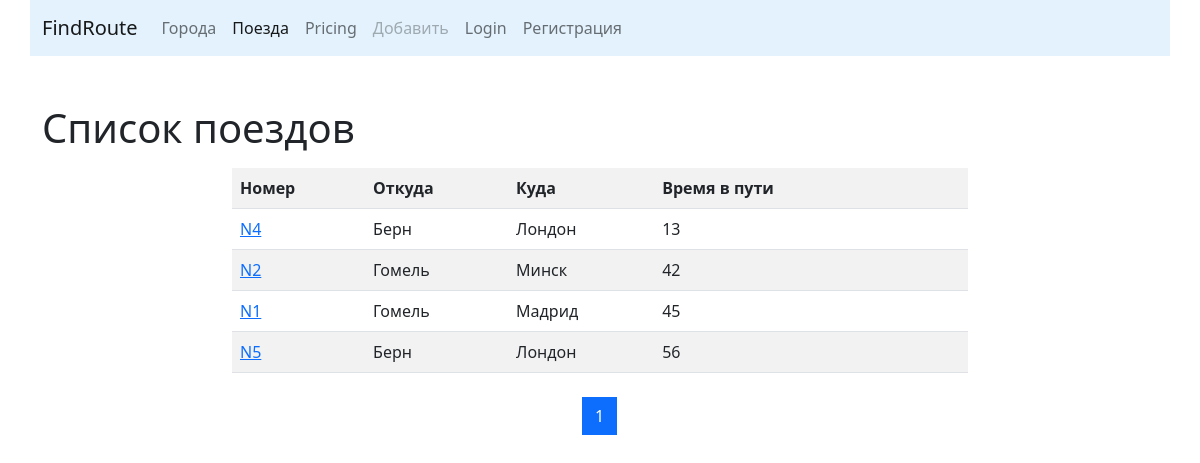
The app's page /trains/ with its own data.
### trains/models.py (models this page shows, shortened)
class Train(models.Model):
    name = models.CharField(max_length=50, unique=True, verbose_name='Номер поезда')
    travel_time = models.PositiveSmallIntegerField(verbose_name='Время в пути')
    from_city = models.ForeignKey(City, on_delete=models.CASCADE,
                                  related_name='from_city_set',
                                  verbose_name='Из какого города')
    to_city = models.ForeignKey(City, on_delete=models.CASCADE,
                                related_name='to_city_set',
                                verbose_name='В какой город')
    class Meta:
        verbose_name = 'Поезд'
        verbose_name_plural = 'Поезда'
        ordering = ['travel_time']

### cities/models.py (models this page shows, shortened)
class City(models.Model):
    name = models.CharField(max_length=50, unique=True, verbose_name='Город')
    def __str__(self):
        return self.name
    class Meta:
        verbose_name_plural = 'Города'
        ordering = ['name']

### trains/views.py (the view)
# urls.py: path('', TrainListView.as_view(), name='home'),
class TrainListView(ListView):
    paginate_by = 5
    model = Train
    template_name = 'trains/home.html'

### trains/templates/trains/home.html (shortened to what this page needs)
{% extends 'base.html' %}
{% block content%}
<h1>Список поездов</h1>
<div class="row">
    <div class="col-md-8 mx-auto my-2">
        <table class="table table-striped">
            <tr>
                <th>Номер</th>
                <th>Откуда</th>
                <th>Куда</th>
                <th>Время в пути</th>
                <th>&nbsp;</th>
                <th>&nbsp;</th>
            </tr>
            {% for object in page_obj %}
            <tr>
                <td>
                    <a href="{% url 'trains:detail' pk=object.pk%}">{{object.name}}</a>
                </td>
                <td>{{object.from_city}}</td>
                <td>{{object.to_city}}</td>
                <td>{{object.travel_time}}</td>
                {% if user.is_authenticated %}
                <td><a href="{% url 'trains:update' pk=object.pk%}">
                        <button type="submit" class="btn btn-primary">Редактировать</button>
                    </a></td>
                <td><a href="{% url 'trains:delete' pk=object.pk%}">
                    <button type="submit" class="btn btn-danger">Удалить</button>
                    </a></td>
                    {% else %}
                    <td>&nbsp;</td>
                    <td>&nbsp;</td>
            {% endif %}
            </tr>
        {%endfor%}
            </table>
    </div>
</div>
<nav aria-label="Page navigation example">
  <ul class="pagination justify-content-center">
      {% for page in page_obj.paginator.page_range %}
      <li class="page-item {% if page == page_obj.number %} active {% endif %}"><a class="page-link" href="?page={{ page }}">{{page}}</a></li>
      {% endfor %}
  </ul>
</nav>
{%endblock%}

### templates/base.html (shortened to what this page needs)
{% url 'cities:home' as cities_home_url%}
{% url 'cities:create' as cities_create_url%}
{% url 'trains:home' as trains_home_url%}
{% url 'trains:create' as trains_create_url%}
<!doctype html>
<html lang="en">
<head>
    <link href="https://cdn.jsdelivr.net/npm/bootstrap@5.1.3/dist/css/bootstrap.min.css" rel="stylesheet"
>
    <link href="https://cdn.jsdelivr.net/npm/select2@4.1.0-rc.0/dist/css/select2.min.css" rel="stylesheet" />
</head>
<body>
<nav class="navbar navbar-expand-lg navbar-light container" style="background-color: #e3f2fd;>
  <div class="container-fluid">
<a class="navbar-brand" href="{% url 'home'%}">FindRoute</a>
<div class="collapse navbar-collapse" id="navbarNavDropdown">
    <ul class="navbar-nav ml-auto">
        <li class="nav-item">
            <a class="nav-link
            	" aria-current="page" href="{% url 'cities:home'%}">Города</a>
        </li>
        <li class="nav-item ">
            <a class="nav-link {% if  request.path == trains_home_url%}active {% endif %}
                " href="{% url 'trains:home'%}">Поезда</a>
        </li>
        <li class="nav-item">
            <a class="nav-link" href="#">Pricing</a>
        </li>
        {% if user.is_authenticated %}
        <li class="nav-item dropdown">
            <a class="nav-link dropdown-toggle {% if request.path == cities_create_url or request.path == trains_create_url %}active {% endif %}"
               href="#" id="navbarDropdownMenuLink" role="button"
               data-bs-toggle="dropdown" aria-expanded="true">
                Добавить
            </a>
            <ul class="dropdown-menu" aria-labelledby="navbarDropdownMenuLink">
                <li><a class="dropdown-item" href="{% url 'cities:create'%}">Добавление города</a></li>
                <li><a class="dropdown-item" href="{% url 'trains:create'%}">Добавление поезда</a></li>
            </ul>
        {% else %}
              <li class="nav-item">
            <a class="nav-link disabled" href="#">Добавить</a>
        </li>
            {% endif %}
        {% if user.is_authenticated %}
            <li class="nav-item">
            <a class="nav-link" href="{% url 'accounts:logout'%}">Logout</a>
        </li>
        {% else %}
            <li class="nav-item">
            <a class="nav-link" href="{% url 'accounts:login'%}">Login</a>
        </li>
            <li class="nav-item">
            <a class="nav-link" href="{% url 'accounts:register'%}">Регистрация</a>
        </li>
        {% endif %}
         </ul>
</div>
</nav>
<div class="container">
    <div class="row">
    </div>
</div>
<div class="container">
    {% block content%}{%endblock%}
</div>
</body>
</html>

### records on screen
Train: name "N4", from_city "Берн", to_city "Лондон", travel_time "13"
Train: name "N2", from_city "Гомель", to_city "Минск", travel_time "42"
Train: name "N1", from_city "Гомель", to_city "Мадрид", travel_time "45"
Train: name "N5", from_city "Берн", to_city "Лондон", travel_time "56"

### other values on screen
{{ page }} "1"
